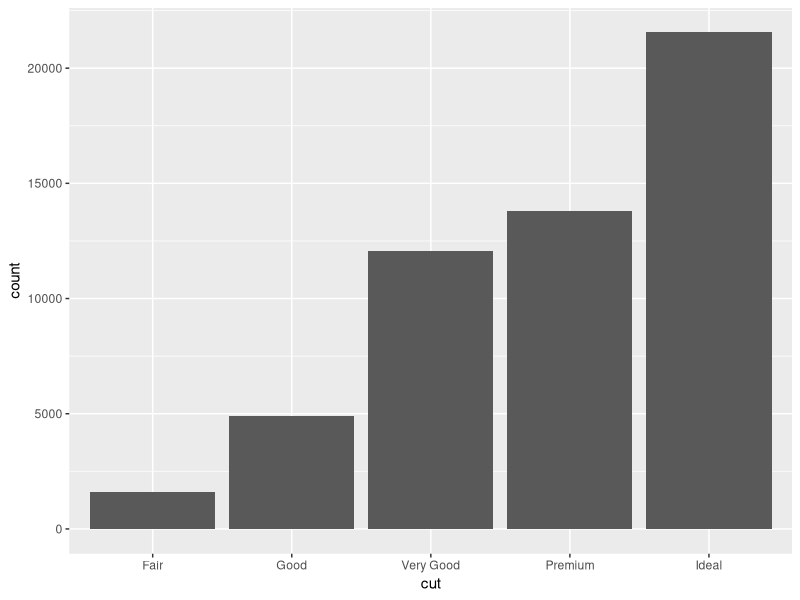
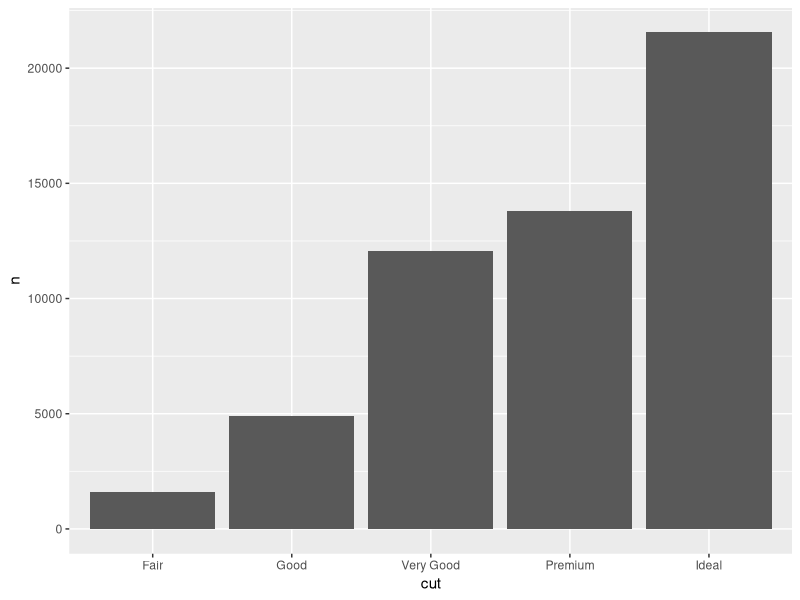
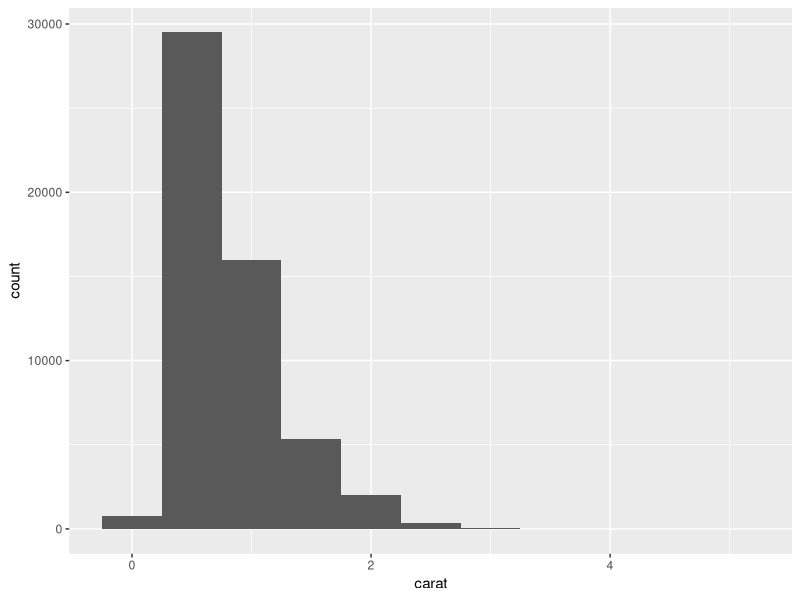
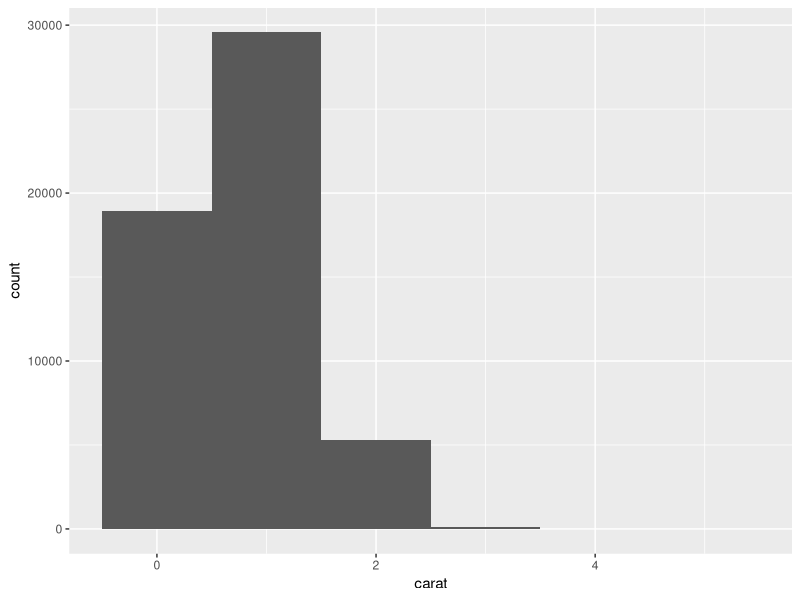
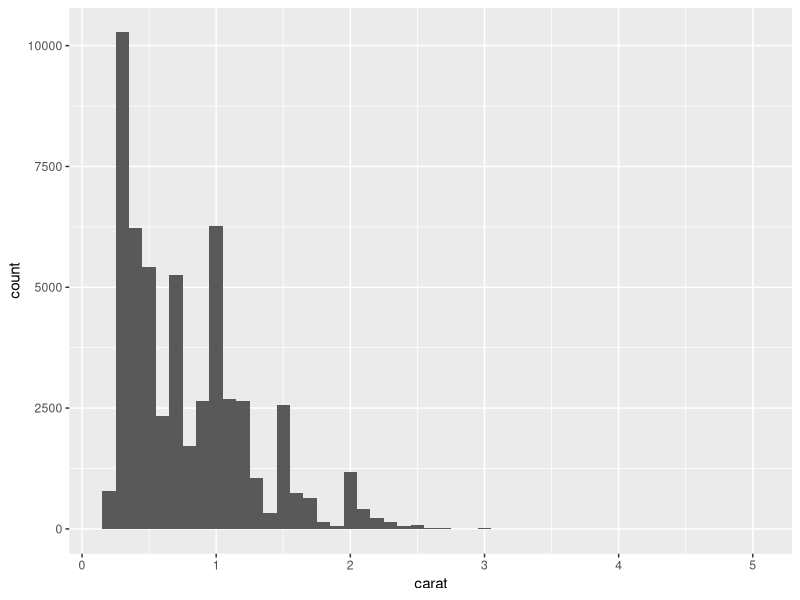
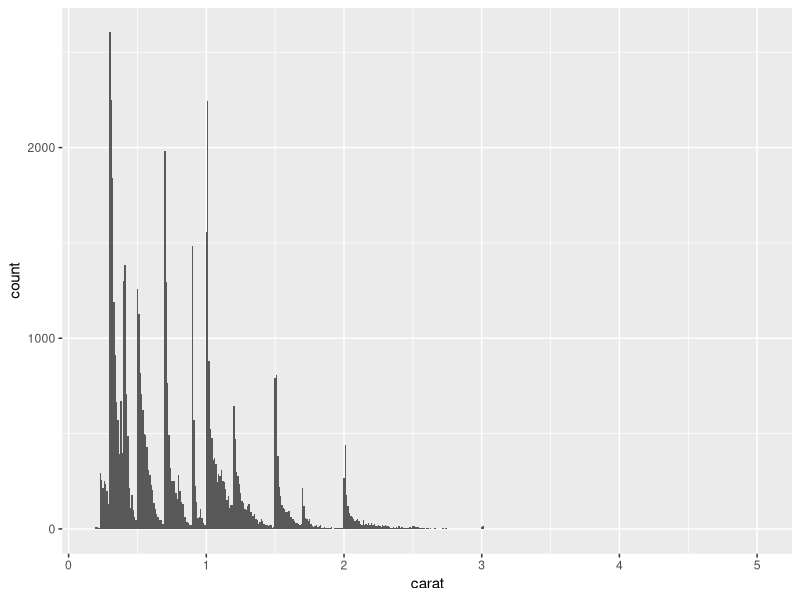

These figures' R source, in order:
library(tidyverse)

diamonds
?diamonds

# Cut is categorical (ordered factor)

diamonds %>%
  ggplot() +
  geom_bar(aes(x = cut))

diamonds %>%
  count(cut)

# note

diamonds %>%
  count(cut) %>%
  ggplot() +
  geom_col(aes(x = cut, y = n))

# Carat is continuous

diamonds %>%
  ggplot() +
  geom_histogram(aes(x = carat), binwidth = 0.5)

diamonds %>%
  count(cut_width(carat, 0.5))

# Always try various binwidths

diamonds %>%
  ggplot() +
  geom_histogram(aes(x = carat), binwidth = 1)

diamonds %>%
  ggplot() +
  geom_histogram(aes(x = carat), binwidth = 0.1)

diamonds %>%
  ggplot() +
  geom_histogram(aes(x = carat), binwidth = 0.01)
